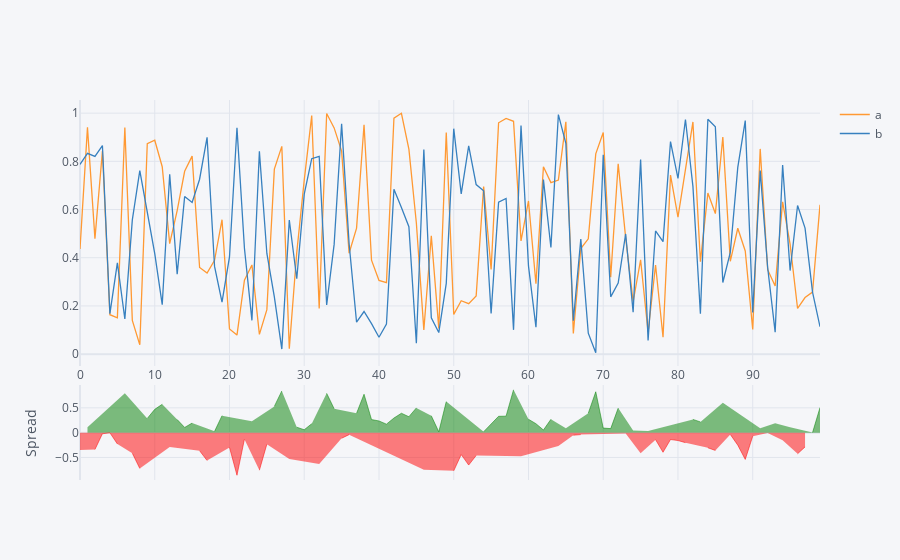

The code cell stored with this chart in its notebook:
### Code cell
df[['a','b']].iplot(kind='spread')
